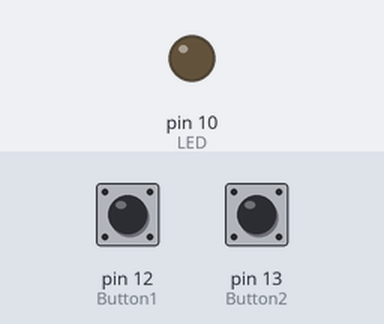
Recording of a sketch running on a simulated Arduino Uno, built with avr-gcc and run on an emulated ATmega328P. On the bench: output pins drawn as LEDs (lit = HIGH). The test bench sets the inputs (shaded band); at power-on: pin 12 (Button1) HIGH, pin 13 (Button2) HIGH.

Above: at 1.2 s.
1.3 s: pin 12 (Button1) pulled LOW for 0.15 s
At 2.3 s:
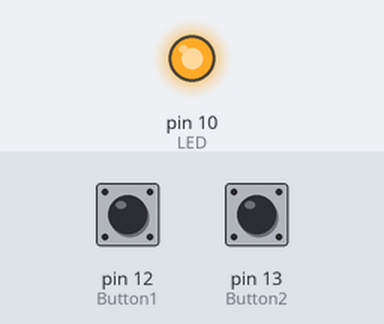
2.9 s: pin 12 (Button1) pulled LOW for 1 s
At 3.5 s:
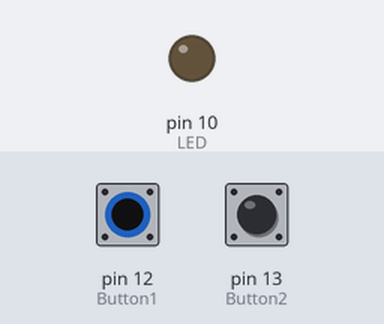
5.4 s: pin 12 (Button1) pulled LOW for 3.2 s
At 6.6 s:
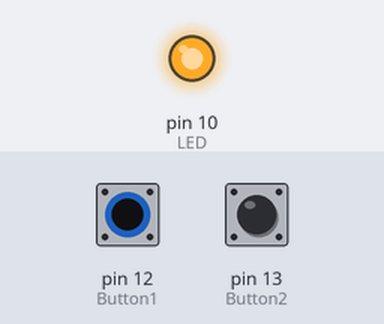
Timing chart, 0 to 8.4 s (numbered marks = the images above; inputs shaded):
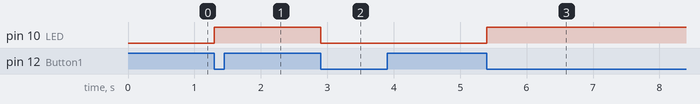

The sketch:

2button_one_led.ino
```cpp
#define LED 10
#define Button1 12
#define Button2 13
int stateB1;
int stateB2;
int pvs_state1;
int pvs_state2;
int led_state=LOW;

void setup() {
  pinMode(Button1, INPUT);
  pinMode(LED, OUTPUT);
}


void loop() {
  stateB1 = digitalRead(Button1);
  stateB2=digitalRead(Button2);
  if(
    (pvs_state1==1 && stateB1==0) ||
    (pvs_state2 && stateB2==0)
    )
  {
    if(led_state==LOW)
    {
      led_state=HIGH;
    } else {
      led_state=LOW;
    }
  }

  pvs_state1=stateB1;
  pvs_state2=stateB2;
  digitalWrite(LED,led_state);
  delay(100); }
```

Measured:
- after the input at 1.3 s, pin 10 (LED): LOW → HIGH at once
- after the input at 2.9 s, pin 10 (LED): HIGH → LOW at once
- after the input at 5.4 s, pin 10 (LED): LOW → HIGH at once
